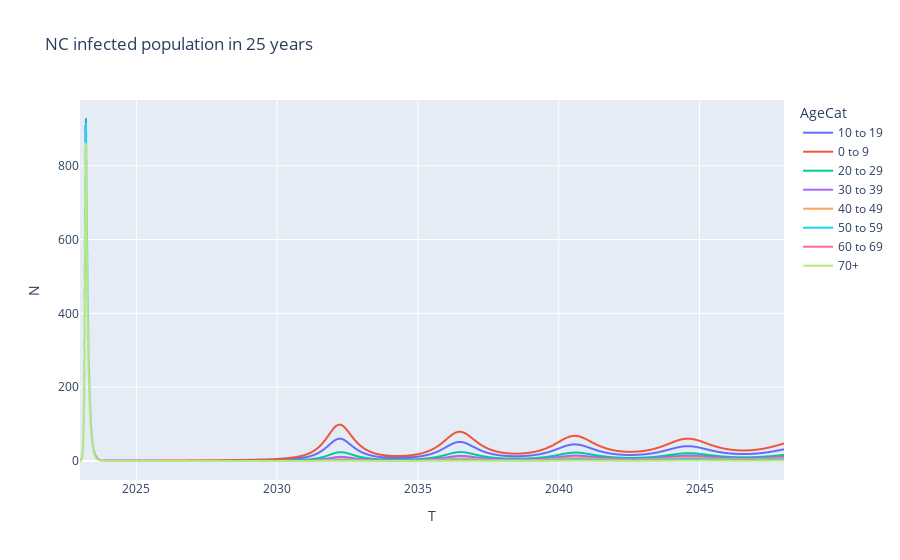

Here is the notebook cell this chart was saved with:
### Code cell
epi_fig_agemix = px.line(NC_agemix_epi_infected, x="T", y="N", color="AgeCat", title='NC infected population in 25 years') #add a title for the graph
epi_fig_agemix.show()

### Figure 1 — Plotly figure (JSON) as saved in the notebook; plotly's stock layout.template omitted (floating-point values rounded to 4 significant figures; data arrays with more than 128 entries replaced by an {"elided": "..."} marker saying what was removed)
{"data": [{"hovertemplate": "AgeCat=10 to 19<br>T=%{x}<br>N=%{y}<extra></extra>", "legendgroup": "10 to 19", "line": {"color": "#636efa", "dash": "solid"}, "marker": {"symbol": "circle"}, "mode": "lines", "name": "10 to 19", "showlegend": true, "type": "scattergl", "x": {"elided": "1301 float values"}, "xaxis": "x", "y": {"elided": "1301 float values"}, "yaxis": "y"}, {"hovertemplate": "AgeCat=0 to 9<br>T=%{x}<br>N=%{y}<extra></extra>", "legendgroup": "0 to 9", "line": {"color": "#EF553B", "dash": "solid"}, "marker": {"symbol": "circle"}, "mode": "lines", "name": "0 to 9", "showlegend": true, "type": "scattergl", "x": {"elided": "1300 float values"}, "xaxis": "x", "y": {"elided": "1300 float values"}, "yaxis": "y"}, {"hovertemplate": "AgeCat=20 to 29<br>T=%{x}<br>N=%{y}<extra></extra>", "legendgroup": "20 to 29", "line": {"color": "#00cc96", "dash": "solid"}, "marker": {"symbol": "circle"}, "mode": "lines", "name": "20 to 29", "showlegend": true, "type": "scattergl", "x": {"elided": "1300 float values"}, "xaxis": "x", "y": {"elided": "1300 float values"}, "yaxis": "y"}, {"hovertemplate": "AgeCat=30 to 39<br>T=%{x}<br>N=%{y}<extra></extra>", "legendgroup": "30 to 39", "line": {"color": "#ab63fa", "dash": "solid"}, "marker": {"symbol": "circle"}, "mode": "lines", "name": "30 to 39", "showlegend": true, "type": "scattergl", "x": {"elided": "1300 float values"}, "xaxis": "x", "y": {"elided": "1300 float values"}, "yaxis": "y"}, {"hovertemplate": "AgeCat=40 to 49<br>T=%{x}<br>N=%{y}<extra></extra>", "legendgroup": "40 to 49", "line": {"color": "#FFA15A", "dash": "solid"}, "marker": {"symbol": "circle"}, "mode": "lines", "name": "40 to 49", "showlegend": true, "type": "scattergl", "x": {"elided": "1300 float values"}, "xaxis": "x", "y": {"elided": "1300 float values"}, "yaxis": "y"}, {"hovertemplate": "AgeCat=50 to 59<br>T=%{x}<br>N=%{y}<extra></extra>", "legendgroup": "50 to 59", "line": {"color": "#19d3f3", "dash": "solid"}, "marker": {"symbol": "circle"}, "mode": "lines", "name": "50 to 59", "showlegend": true, "type": "scattergl", "x": {"elided": "1300 float values"}, "xaxis": "x", "y": {"elided": "1300 float values"}, "yaxis": "y"}, {"hovertemplate": "AgeCat=60 to 69<br>T=%{x}<br>N=%{y}<extra></extra>", "legendgroup": "60 to 69", "line": {"color": "#FF6692", "dash": "solid"}, "marker": {"symbol": "circle"}, "mode": "lines", "name": "60 to 69", "showlegend": true, "type": "scattergl", "x": {"elided": "1300 float values"}, "xaxis": "x", "y": {"elided": "1300 float values"}, "yaxis": "y"}, {"hovertemplate": "AgeCat=70+<br>T=%{x}<br>N=%{y}<extra></extra>", "legendgroup": "70+", "line": {"color": "#B6E880", "dash": "solid"}, "marker": {"symbol": "circle"}, "mode": "lines", "name": "70+", "showlegend": true, "type": "scattergl", "x": {"elided": "1300 float values"}, "xaxis": "x", "y": {"elided": "1300 float values"}, "yaxis": "y"}], "layout": {"legend": {"title": {"text": "AgeCat"}, "tracegroupgap": 0}, "title": {"text": "NC infected population in 25 years"}, "xaxis": {"anchor": "y", "domain": [0, 1], "title": {"text": "T"}}, "yaxis": {"anchor": "x", "domain": [0, 1], "title": {"text": "N"}}}}
